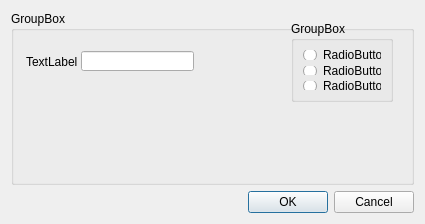
<?xml version="1.0" encoding="UTF-8"?>
<ui version="4.0">
 <class>ExportQuestDialog</class>
 <widget class="QDialog" name="ExportQuestDialog">
  <property name="geometry">
   <rect>
    <x>0</x>
    <y>0</y>
    <width>425</width>
    <height>224</height>
   </rect>
  </property>
  <property name="windowTitle">
   <string>Dialog</string>
  </property>
  <layout class="QGridLayout" name="gridLayout">
   <item row="1" column="0">
    <widget class="QDialogButtonBox" name="buttonBox">
     <property name="orientation">
      <enum>Qt::Horizontal</enum>
     </property>
     <property name="standardButtons">
      <set>QDialogButtonBox::Cancel|QDialogButtonBox::Ok</set>
     </property>
    </widget>
   </item>
   <item row="0" column="0">
    <widget class="QGroupBox" name="groupBox">
     <property name="title">
      <string>GroupBox</string>
     </property>
     <widget class="QGroupBox" name="groupBox_2">
      <property name="geometry">
       <rect>
        <x>280</x>
        <y>10</y>
        <width>102</width>
        <height>81</height>
       </rect>
      </property>
      <property name="title">
       <string>GroupBox</string>
      </property>
      <layout class="QVBoxLayout" name="verticalLayout">
       <item>
        <widget class="QRadioButton" name="radioButton">
         <property name="text">
          <string>RadioButton</string>
         </property>
        </widget>
       </item>
       <item>
        <widget class="QRadioButton" name="radioButton_2">
         <property name="text">
          <string>RadioButton</string>
         </property>
        </widget>
       </item>
       <item>
        <widget class="QRadioButton" name="radioButton_3">
         <property name="text">
          <string>RadioButton</string>
         </property>
        </widget>
       </item>
      </layout>
     </widget>
     <widget class="QLineEdit" name="lineEdit">
      <property name="geometry">
       <rect>
        <x>70</x>
        <y>40</y>
        <width>113</width>
        <height>20</height>
       </rect>
      </property>
     </widget>
     <widget class="QLabel" name="label">
      <property name="geometry">
       <rect>
        <x>15</x>
        <y>40</y>
        <width>51</width>
        <height>21</height>
       </rect>
      </property>
      <property name="text">
       <string>TextLabel</string>
      </property>
     </widget>
    </widget>
   </item>
  </layout>
 </widget>
 <resources/>
 <connections>
  <connection>
   <sender>buttonBox</sender>
   <signal>accepted()</signal>
   <receiver>ExportQuestDialog</receiver>
   <slot>accept()</slot>
   <hints>
    <hint type="sourcelabel">
     <x>248</x>
     <y>254</y>
    </hint>
    <hint type="destinationlabel">
     <x>157</x>
     <y>274</y>
    </hint>
   </hints>
  </connection>
  <connection>
   <sender>buttonBox</sender>
   <signal>rejected()</signal>
   <receiver>ExportQuestDialog</receiver>
   <slot>reject()</slot>
   <hints>
    <hint type="sourcelabel">
     <x>316</x>
     <y>260</y>
    </hint>
    <hint type="destinationlabel">
     <x>286</x>
     <y>274</y>
    </hint>
   </hints>
  </connection>
 </connections>
</ui>
